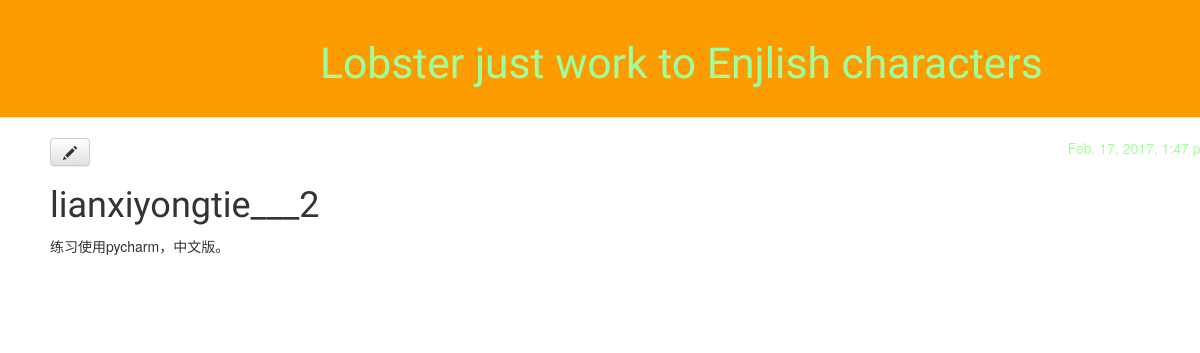
The app's page /post/2/ with its own data.
### blog/models.py (models this page shows, shortened)
class Post(models.Model):
    author = models.ForeignKey('auth.User')
    title = models.CharField(max_length=200)
    text = models.TextField()
    created_date = models.DateTimeField(
        default = timezone.now
    )
    publishded_date = models.DateTimeField(
        blank = True,null = True
    )

### blog/views.py (the view)
# urls.py: url(r'^post/(?P<pk>[0-9]+)/$', views.post_detail, name='post_detail'),
def post_detail(request, pk):
    post = get_object_or_404(Post, pk=pk)
    return render(request, 'blog/post_detail.html', {'post': post})

### blog/templates/blog/post_detail.html
{% extends 'blog/base.html' %}
{% block content %}
    <div class="post">
        {% if post.publishded_date %}
            <div class="date">
                {{ post.publishded_date }}
            </div>
        {% endif %}
         <a class="btn btn-default" href="{% url 'post_edit' pk=post.pk %}"><span class="glyphicon glyphicon-pencil"></span></a>
        <h1>{{ post.title }}</h1>
        <p>{{ post.text | linebreaksbr }}</p>
    </div>
{% endblock %}

### blog/static/css/blog.css (style rules this page uses)
body { padding-left: 00px; }
h1, h2, h3, h4 { font-family: 'Lobster', cursive; }
.date { float: right; color: #A2FF99; }
.post { margin-bottom: 70px; }

### records on screen
Post: publishded_date "Feb. 17, 2017, 1:47…", title "lianxiyongtie___2", text "练习使用pycharm，中文版。"
